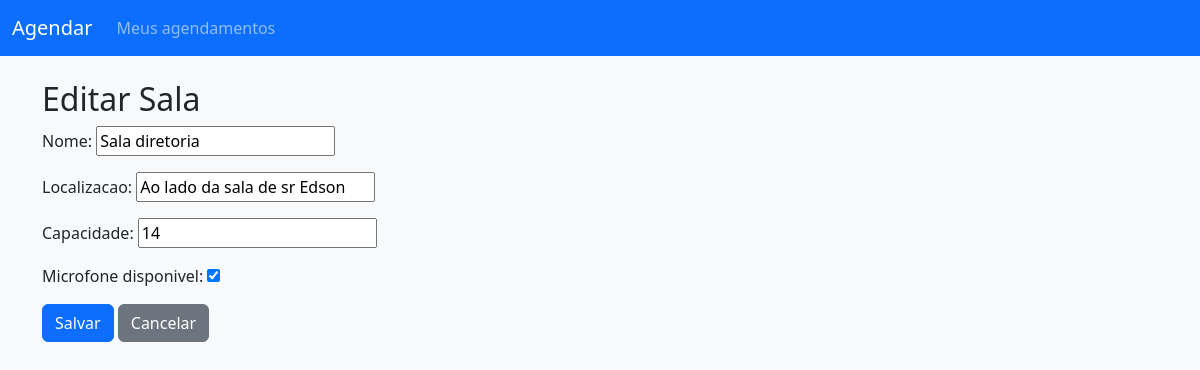
/agenda/salas/1/editar/ (signed in), run on the app's committed database.
### agenda/models.py (models this page shows, shortened)
class Sala(models.Model):
    nome = models.CharField(max_length=100)
    localizacao = models.CharField(max_length=150)
    capacidade = models.PositiveIntegerField()
    microfone_disponivel = models.BooleanField(default=False)

### agenda/views.py (the view)
# urls.py: path('salas/<int:pk>/editar/', views.editar_sala, name='editar_sala'),
@staff_member_required
def editar_sala(request, pk):
    sala = get_object_or_404(Sala, pk=pk)
    if request.method == 'POST':
        form = SalaForm(request.POST, instance=sala)
        if form.is_valid():
            form.save()
            messages.success(request, 'Sala atualizada com sucesso!')
            return redirect('agenda:listar_salas')
    else:
        form = SalaForm(instance=sala)
    return render(request, 'agenda/salas/form.html', {'form': form, 'titulo': 'Editar Sala'})

### agenda/forms.py
class SalaForm(forms.ModelForm):
    class Meta:
        model = Sala
        fields = ['nome', 'localizacao', 'capacidade', 'microfone_disponivel']

### templates/agenda/salas/form.html (shortened to what this page needs)
{% extends 'base.html' %}
{% block content %}
  <h2>{{ titulo }}</h2>
  <form method="post">
    {{ form.as_p }}
    <button type="submit" class="btn btn-primary">Salvar</button>
    <a href="{% url 'agenda:listar_salas' %}" class="btn btn-secondary">Cancelar</a>
  </form>
{% endblock %}

### data on the page
Sala: nome "Sala diretoria", localizacao "Ao lado da sala de sr Edson", capacidade "14", microfone_disponivel "☑"

### other printed values
{{ titulo }} "Editar Sala"
